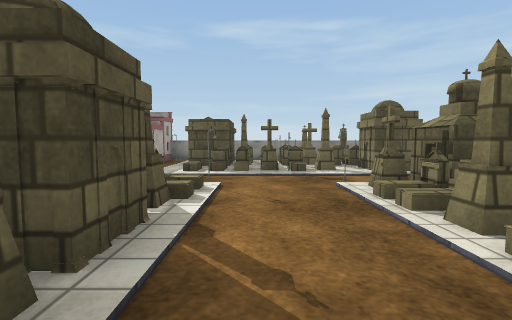
View 1 (above)

16 first-person views from a walk through a Unity game level. The camera is 0.71 m above the floor, tilts 4° down and sees 85° across. The floor is counted in squares, 1 m on a side. Each view is taken from the middle of a square. On the plan, view 1 faces up. The plan holds only what a view shows up to about 9 squares ahead; the rest is blank. Some surface patterns are stand-ins.

View 2
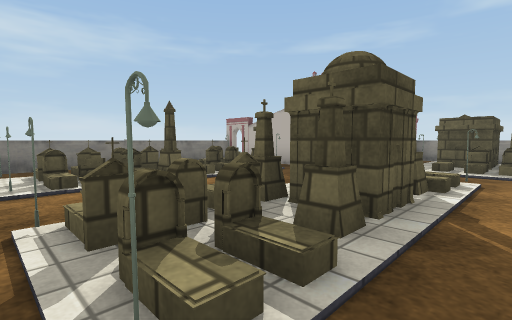

View 3
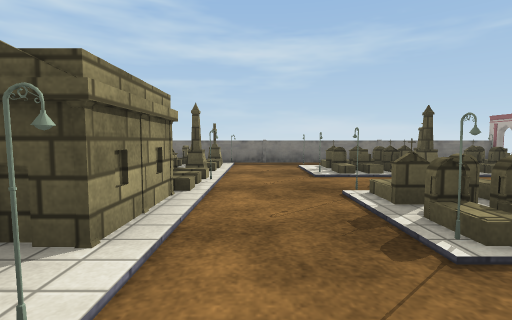

View 4
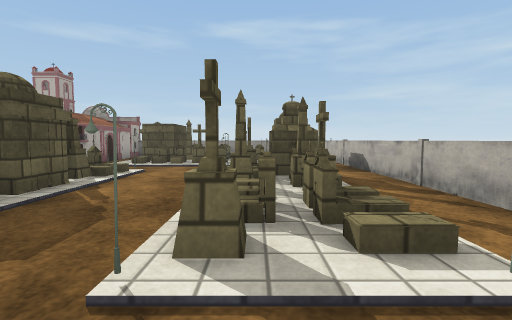

View 5
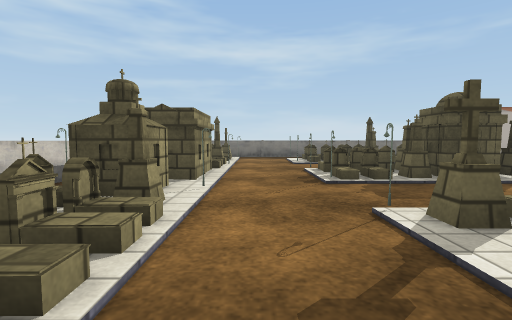

View 6
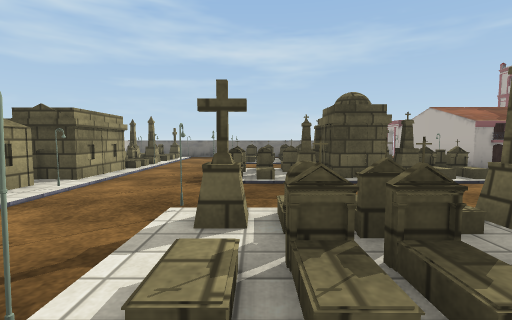

View 7
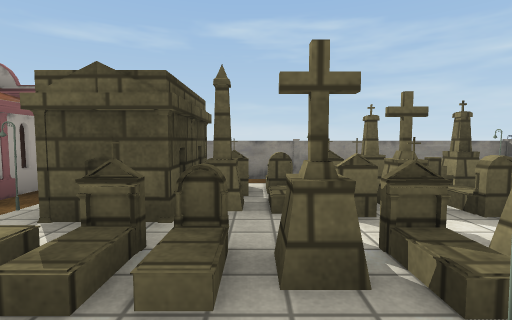

View 8
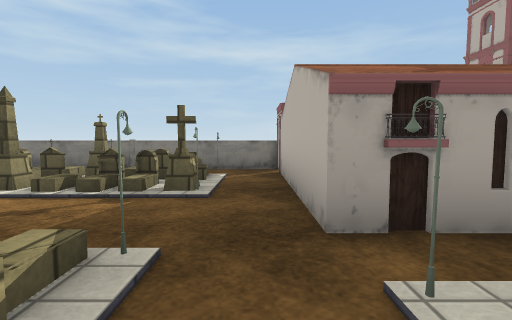

View 9
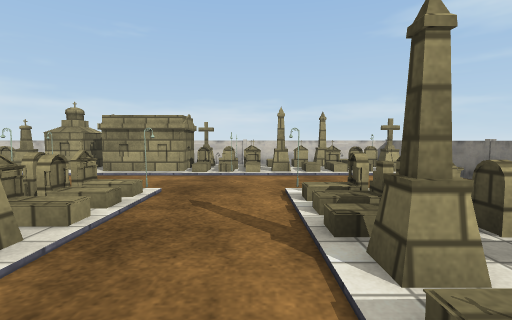

View 10
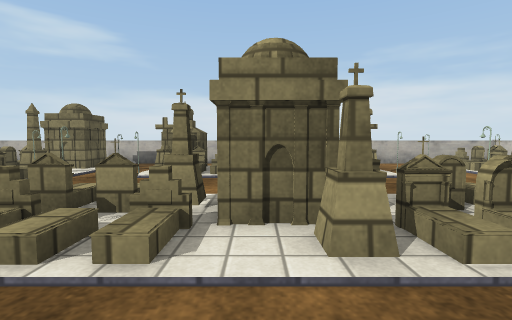

View 11
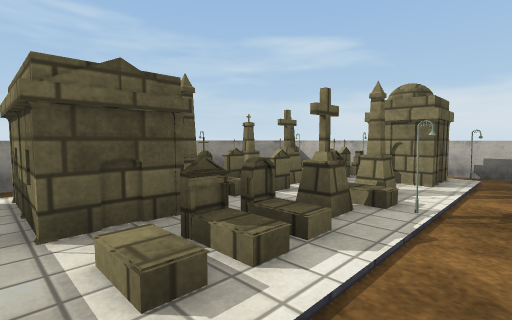

View 12
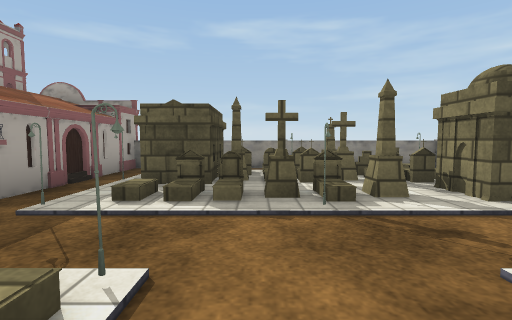

View 13
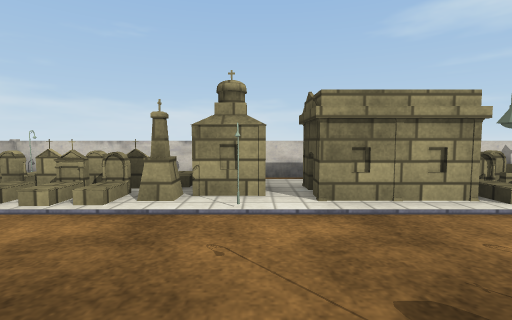

View 14
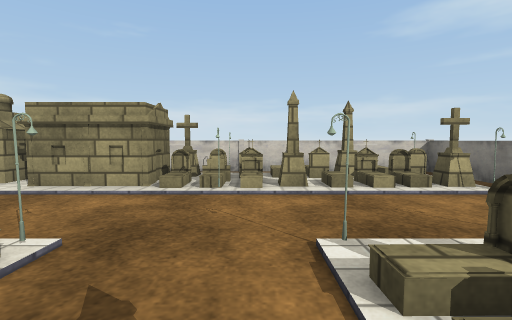

View 15
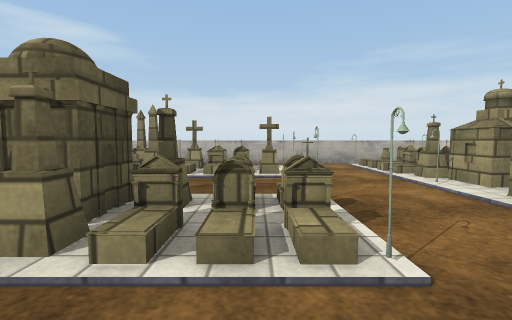

View 16
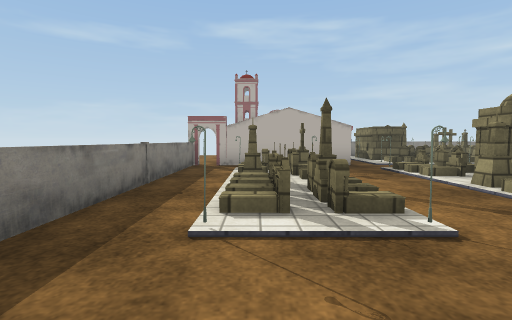

### Floor plan
Key: @ floor where view 1 was taken; # wall or solid block; x gap in a wall; . main floor; : floor 0.05 m higher than the main floor; = window, fence, low wall or low ledge; T tombstone; O other object.
Columns run from 8 left of view 1 to 5 right of it. Each row starts with its distance up from view 1.
 10      #########
  9      OTT#TTT##
  8      OTTTTT  =
  7      O:TTTTT##
  6 OO###O::T#:T##
  5 =............=
  4 =.TT..TT..TT.=
  3 =.TT..TT..TT.=
  2 =.TT..TT..TT.=
  1 =.TT..TT..TT.=
  0 =.TT..TT@.TT.=
 -1 #....#.#.#.#.=
 -2 #............=
 -3 #T:TTTTTTTTO.#
 -4 #TTTOTTTTTTT.=
 -5 ##  .x..x   =#
 -6   ===#==#===

Where each view was taken, in squares from view 1:
view 1: 0 up, 0 right, facing up
view 2: 1 down, 0 right, facing up-left
view 3: 2 down, 1 right, facing left
view 4: 2 down, 2 right, facing up
view 5: 2 down, 4 right, facing left
view 6: 0 up, 4 right, facing left
view 7: 5 up, 0 right, facing up
view 8: 5 up, 1 left, facing left
view 9: 3 up, 4 left, facing down
view 10: 2 up, 4 left, facing right
view 11: 5 up, 2 left, facing up-right
view 12: 3 up, 0 right, facing up
view 13: 0 up, 0 right, facing down
view 14: 1 up, 4 left, facing down
view 15: 0 up, 4 left, facing right
view 16: 3 down, 6 left, facing up
